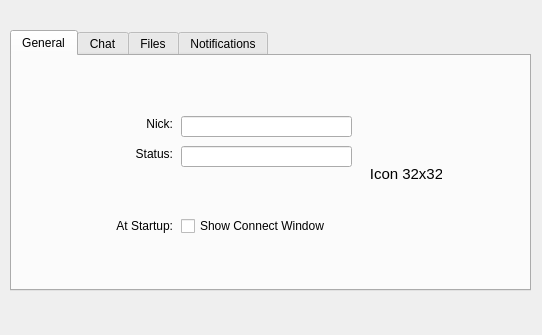
<?xml version="1.0" encoding="UTF-8"?>
<ui version="4.0">
 <class>DRPreferencesWindow</class>
 <widget class="QMainWindow" name="DRPreferencesWindow">
  <property name="geometry">
   <rect>
    <x>0</x>
    <y>0</y>
    <width>542</width>
    <height>335</height>
   </rect>
  </property>
  <property name="windowTitle">
   <string>Preferences</string>
  </property>
  <widget class="QWidget" name="centralwidget">
   <widget class="QTabWidget" name="tabWidget">
    <property name="geometry">
     <rect>
      <x>10</x>
      <y>30</y>
      <width>521</width>
      <height>261</height>
     </rect>
    </property>
    <property name="currentIndex">
     <number>0</number>
    </property>
    <widget class="QWidget" name="tab">
     <property name="enabled">
      <bool>true</bool>
     </property>
     <attribute name="title">
      <string>General</string>
     </attribute>
     <widget class="QLabel" name="label">
      <property name="geometry">
       <rect>
        <x>99</x>
        <y>60</y>
        <width>62</width>
        <height>16</height>
       </rect>
      </property>
      <property name="text">
       <string>Nick:</string>
      </property>
      <property name="alignment">
       <set>Qt::AlignRight|Qt::AlignTrailing|Qt::AlignVCenter</set>
      </property>
     </widget>
     <widget class="QLabel" name="label_2">
      <property name="geometry">
       <rect>
        <x>99</x>
        <y>90</y>
        <width>62</width>
        <height>16</height>
       </rect>
      </property>
      <property name="text">
       <string>Status:</string>
      </property>
      <property name="alignment">
       <set>Qt::AlignRight|Qt::AlignTrailing|Qt::AlignVCenter</set>
      </property>
     </widget>
     <widget class="QLineEdit" name="nickField">
      <property name="geometry">
       <rect>
        <x>169</x>
        <y>60</y>
        <width>171</width>
        <height>21</height>
       </rect>
      </property>
     </widget>
     <widget class="QLineEdit" name="statusField">
      <property name="geometry">
       <rect>
        <x>169</x>
        <y>90</y>
        <width>171</width>
        <height>21</height>
       </rect>
      </property>
     </widget>
     <widget class="QPushButton" name="userIcon">
      <property name="geometry">
       <rect>
        <x>359</x>
        <y>40</y>
        <width>71</width>
        <height>71</height>
       </rect>
      </property>
      <property name="text">
       <string/>
      </property>
      <property name="icon">
       <iconset resource="Resources.qrc">
        <normaloff>:/images/user-icon.png</normaloff>:/images/user-icon.png</iconset>
      </property>
      <property name="iconSize">
       <size>
        <width>64</width>
        <height>64</height>
       </size>
      </property>
      <property name="flat">
       <bool>true</bool>
      </property>
     </widget>
     <widget class="QLabel" name="label_3">
      <property name="geometry">
       <rect>
        <x>359</x>
        <y>110</y>
        <width>71</width>
        <height>16</height>
       </rect>
      </property>
      <property name="font">
       <font>
        <pointsize>11</pointsize>
       </font>
      </property>
      <property name="text">
       <string>Icon 32x32</string>
      </property>
      <property name="alignment">
       <set>Qt::AlignCenter</set>
      </property>
     </widget>
     <widget class="QCheckBox" name="showConnectAtStartupCheckBox">
      <property name="geometry">
       <rect>
        <x>169</x>
        <y>160</y>
        <width>171</width>
        <height>20</height>
       </rect>
      </property>
      <property name="text">
       <string>Show Connect Window</string>
      </property>
     </widget>
     <widget class="QLabel" name="label_7">
      <property name="geometry">
       <rect>
        <x>80</x>
        <y>160</y>
        <width>81</width>
        <height>20</height>
       </rect>
      </property>
      <property name="text">
       <string>At Startup:</string>
      </property>
      <property name="alignment">
       <set>Qt::AlignRight|Qt::AlignTrailing|Qt::AlignVCenter</set>
      </property>
     </widget>
    </widget>
    <widget class="QWidget" name="tab_2">
     <attribute name="title">
      <string>Chat</string>
     </attribute>
    </widget>
    <widget class="QWidget" name="tab_4">
     <attribute name="title">
      <string>Files</string>
     </attribute>
    </widget>
    <widget class="QWidget" name="tab_3">
     <attribute name="title">
      <string>Notifications</string>
     </attribute>
    </widget>
   </widget>
  </widget>
 </widget>
 <resources>
  <include location="Resources.qrc"/>
 </resources>
 <connections/>
</ui>
